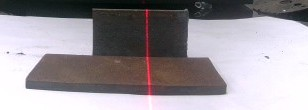
#> input picture inputs/calib_img_0.jpg, 308 x 110 px
$ python -i steger.py   (imports and definitions only)   (older library calls are emulated)
#> lines starting #> are read from the running program, lines starting #| are printed output that depends on the picture; after the words box and inside, x2 and y2 are one past the last pixel; in counts of white or black regions, pixels touching at a corner belong together
#> further down, picture is the input picture: shape (110, 308, 3); mean B, G, R 155.3, 149.8, 155.6
"""
Steger's Algorithm for Sub-Pixel Laser Stripe Center Extraction.

Uses second-order derivatives (Hessian matrix) to find ridge lines
in intensity images with sub-pixel accuracy.

At each pixel the 2×2 Hessian matrix of the image intensity is
formed from second-order Gaussian derivatives:

    H = [[Ixx, Ixy],
         [Ixy, Iyy]]

The eigenvector corresponding to the eigenvalue of largest absolute
value gives the direction *perpendicular* to the ridge.  A Taylor
expansion along this direction yields the sub-pixel offset:

    t = -(nx·Ix + ny·Iy) / (nx²·Ixx + 2·nx·ny·Ixy + ny²·Iyy)

A pixel is accepted as a ridge point when:
    * |t| < 0.5   (the offset lies within the pixel)
    * The larger eigenvalue exceeds a strength threshold.

All operations are fully vectorised with NumPy — no per-pixel Python
loops.

References:
    [1] Steger, C. (1998). An unbiased detector of curvilinear structures.
        IEEE TPAMI, 20(2), 113-125.
"""

from __future__ import annotations

import logging
from typing import Optional, Tuple

import cv2
import numpy as np

logger = logging.getLogger(__name__)


class StegerExtractor:
    """Sub-pixel ridge (laser-stripe centre) detector using Hessian analysis.

    Parameters
    ----------
    sigma : float
        Standard deviation of the Gaussian kernel used to compute
        image derivatives.  Controls the scale of the detected ridges.
    low_thresh : float
        Lower threshold on the absolute eigenvalue for ridge acceptance.
    high_thresh : float
        Upper threshold (not used for rejection — reserved for hysteresis
        linking in future extensions).
    """

    def __init__(
        self,
        sigma: float = 1.0,
        low_thresh: float = 0.5,
        high_thresh: float = 2.0,
    ) -> None:
        self.sigma = sigma
        self.low_thresh = low_thresh
        self.high_thresh = high_thresh

    # ------------------------------------------------------------------
    # Gaussian derivative computation
    # ------------------------------------------------------------------

    @staticmethod
    def _compute_derivatives(
        image: np.ndarray, sigma: float
    ) -> Tuple[np.ndarray, np.ndarray, np.ndarray, np.ndarray, np.ndarray]:
        """Compute first- and second-order Gaussian image derivatives.

        A Gaussian blur at scale *sigma* is applied first, then Sobel
        operators approximate the partial derivatives.

        Parameters
        ----------
        image : np.ndarray
            Single-channel float64 image.
        sigma : float
            Gaussian kernel standard deviation.

        Returns
        -------
        Ix, Iy : np.ndarray
            First-order partial derivatives.
        Ixx, Ixy, Iyy : np.ndarray
            Second-order partial derivatives.
        """
#> called with sigma = 1
        # Gaussian kernel size: must be odd and ≥ 6σ+1 for adequate support
        ksize = int(np.ceil(sigma * 6)) | 1  # ensure odd

        # Smooth first to set the derivative scale (Steger [1], §3)
        smoothed = cv2.GaussianBlur(
            image, (ksize, ksize), sigmaX=sigma, sigmaY=sigma
        )

        # First-order derivatives via Sobel (kernel size 3)
        Ix = cv2.Sobel(smoothed, cv2.CV_64F, 1, 0, ksize=3)
        Iy = cv2.Sobel(smoothed, cv2.CV_64F, 0, 1, ksize=3)

        # Second-order derivatives
        Ixx = cv2.Sobel(smoothed, cv2.CV_64F, 2, 0, ksize=3)
        Iyy = cv2.Sobel(smoothed, cv2.CV_64F, 0, 2, ksize=3)
        Ixy = cv2.Sobel(smoothed, cv2.CV_64F, 1, 1, ksize=3)

        return Ix, Iy, Ixx, Ixy, Iyy

    # ------------------------------------------------------------------
    # Hessian eigenvalue / eigenvector analysis (fully vectorised)
    # ------------------------------------------------------------------

    @staticmethod
    def _compute_hessian_eigenvalues(
        Ixx: np.ndarray, Ixy: np.ndarray, Iyy: np.ndarray
    ) -> Tuple[np.ndarray, np.ndarray, np.ndarray, np.ndarray]:
        """Compute Hessian eigenvalues and the principal eigenvector direction.

        For a symmetric 2×2 matrix [[a, b], [b, c]] the eigenvalues are:

            λ = 0.5 * (a + c ± sqrt((a - c)² + 4b²))

        The eigenvector for the larger |λ| gives the direction
        perpendicular to the ridge (nx, ny).

        Parameters
        ----------
        Ixx, Ixy, Iyy : np.ndarray
            Second-order derivative images (same shape).

        Returns
        -------
        eigenval_max : np.ndarray
            Absolute-value-larger eigenvalue at each pixel (ridge strength).
        nx, ny : np.ndarray
            Components of the unit eigenvector associated with *eigenval_max*.
        discriminant : np.ndarray
            sqrt((Ixx-Iyy)² + 4·Ixy²) — useful for diagnostics.
        """
        # Discriminant of the characteristic equation
        diff = Ixx - Iyy
        discriminant = np.sqrt(diff ** 2 + 4.0 * Ixy ** 2)

        # Two eigenvalues
        half_sum = 0.5 * (Ixx + Iyy)
        lambda1 = half_sum + 0.5 * discriminant
        lambda2 = half_sum - 0.5 * discriminant
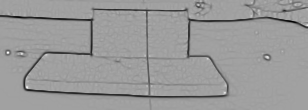
#> lambda2: shape (110, 308) float64; min -126.8, max 73.23, mean -5.8; drawn with min black and max white

        # Select the eigenvalue with the larger absolute value
        abs1 = np.abs(lambda1)
        abs2 = np.abs(lambda2)
        use_first = abs1 >= abs2
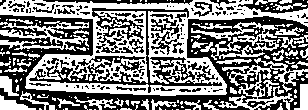
#> use_first: shape (110, 308) bool; 50% white; 161 black regions (122 under 20 px), largest, box (x1, y1, x2, y2) and area: (0, 15, 308, 110) 10038, (29, 8, 222, 93) 2849, (238, 0, 308, 14) 453

        eigenval_max = np.where(use_first, lambda1, lambda2)

        # Eigenvector for the selected eigenvalue:
        # For [[a, b],[b, c]], eigenvector for λ is proportional to
        #   (b, λ - a)  or equivalently  (λ - c, b)
        # We use (Ixy, λ - Ixx) and normalise.
        raw_nx = Ixy
        raw_ny = np.where(use_first, lambda1 - Ixx, lambda2 - Ixx)

        norm = np.sqrt(raw_nx ** 2 + raw_ny ** 2)
        # Avoid division by zero where the Hessian is isotropic
        safe_norm = np.where(norm > 1e-12, norm, 1.0)
        nx = raw_nx / safe_norm
        ny = raw_ny / safe_norm

        # Enforce eigenvector sign convention: nx >= 0
        # This ensures all profiles are sampled in a consistent direction
        flip_mask = nx < 0
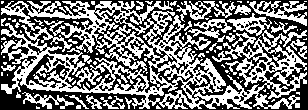
#> flip_mask: shape (110, 308) bool; 47.8% white; 100 white regions (72 under 20 px), largest, box (x1, y1, x2, y2) and area: (1, 1, 307, 109) 12544, (249, 1, 307, 26) 569, (176, 1, 236, 22) 458
        nx = np.where(flip_mask, -nx, nx)
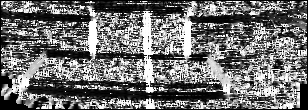
#> nx: shape (110, 308) float64; min 0, max 1, mean 0.437
        ny = np.where(flip_mask, -ny, ny)
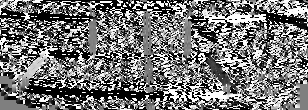
#> ny: shape (110, 308) float64; min -1, max 1, mean -0.0822; drawn with min black and max white

        return eigenval_max, nx, ny, discriminant

    # ------------------------------------------------------------------
    # Sub-pixel centre extraction
    # ------------------------------------------------------------------

    def extract_centers(
        self, image: np.ndarray, mask: Optional[np.ndarray] = None
    ) -> Tuple[np.ndarray, np.ndarray, np.ndarray]:
        """Extract sub-pixel ridge centres from a single-channel image.

        Implements the full Steger pipeline [1]:

        1. Compute Gaussian image derivatives (Ix, Iy, Ixx, Ixy, Iyy).
        2. At every pixel, build the Hessian and find the eigenvector
           (nx, ny) of the largest-magnitude eigenvalue.
        3. Compute the sub-pixel offset along (nx, ny):

               t = -(nx·Ix + ny·Iy) / (nx²·Ixx + 2·nx·ny·Ixy + ny²·Iyy)

        4. Accept the pixel if |t| < 0.5 **and** the eigenvalue magnitude
           exceeds ``low_thresh``.

        Parameters
        ----------
        image : np.ndarray
            Input image (grayscale, uint8 or float).
        mask : Optional[np.ndarray]
            Binary mask (same HxW). Only pixels where mask != 0 are evaluated.

        Returns
        -------
        x_coords : np.ndarray
            Sub-pixel x (column) coordinates of ridge points.
        y_coords : np.ndarray
            Sub-pixel y (row) coordinates of ridge points.
        strengths : np.ndarray
            Eigenvalue magnitude (ridge strength) at each point.
        """
        # Ensure float64 grayscale
        if image.ndim == 3:
            image = cv2.cvtColor(image, cv2.COLOR_BGR2GRAY)
        img = image.astype(np.float64)

        # Step 1: derivatives
        Ix, Iy, Ixx, Ixy, Iyy = self._compute_derivatives(img, self.sigma)

        # Step 2: Hessian eigenvalues / eigenvectors
        eigenval_max, nx, ny, _ = self._compute_hessian_eigenvalues(Ixx, Ixy, Iyy)

        # Step 3: sub-pixel offset along the principal direction
        #   t = -(nx·Ix + ny·Iy) / (nx²·Ixx + 2·nx·ny·Ixy + ny²·Iyy)
        numerator = -(nx * Ix + ny * Iy)
        denominator = nx ** 2 * Ixx + 2.0 * nx * ny * Ixy + ny ** 2 * Iyy

        # Guard against division by zero
        safe_denom = np.where(np.abs(denominator) > 1e-12, denominator, 1.0)
        t = numerator / safe_denom
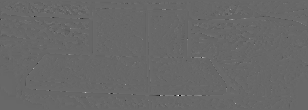
#> t: shape (110, 308) float64; min -172.7, max 249.7, mean 0; drawn with min black and max white

        # Step 4: acceptance criteria
        valid = np.abs(t) <= 0.5                            # sub-pixel constraint (ridge is within pixel)
#> valid: shape (110, 308) bool; 15.9% white in thin lines or dots
        valid &= np.abs(eigenval_max) > self.low_thresh     # ridge strength
        valid &= eigenval_max < 0                           # polarity check (ridge is a maximum, not a valley)
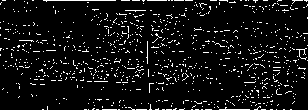
#> valid: shape (110, 308) bool; 6.8% white in thin lines or dots
        if mask is not None:
            valid &= mask.astype(bool)

        # Pixel grid coordinates
        rows, cols = np.where(valid)
#> rows = 2315 values from 0 to 109; cols = 2315 values, max 307 at index 191, min 0 at index 216, mean 163.4

        # Sub-pixel positions: shift the integer pixel by t·(nx, ny)
        x_sub = cols.astype(np.float64) + t[valid] * nx[valid]
#> x_sub has the same summary as cols
        y_sub = rows.astype(np.float64) + t[valid] * ny[valid]
#> y_sub = 2315 values, max 109 at index 2185, min 0 at index 0, mean 53.4
        strengths = np.abs(eigenval_max[valid])
#> strengths = 2315 values, max 95.65 at index 352, min 0.512 at index 4, mean 6.91

        logger.info("Steger extraction: %d ridge points found.", len(x_sub))
        return x_sub, y_sub, strengths

    # ------------------------------------------------------------------
    # Single-column extraction (compatibility API)
    # ------------------------------------------------------------------

    def extract_column_center(
        self,
        column_profile: np.ndarray,
        x_coord: float,
    ) -> Tuple[float, float]:
        """Extract the ridge centre from a single column intensity profile.

        This is a convenience wrapper for the fuzzy/adaptive pipeline that
        works on individual column profiles rather than full 2-D images.

        Parameters
        ----------
        column_profile : np.ndarray
            1-D intensity profile along one image column.
        x_coord : float
            The column (x) coordinate associated with this profile.

        Returns
        -------
        y_center : float
            Sub-pixel row coordinate of the ridge centre, or ``NaN`` if
            no valid ridge is found.
        confidence : float
            Ridge strength (absolute eigenvalue), or 0.0 on failure.
        """
        # Reshape the 1-D profile into a single-column image (H, 1)
        col_img = column_profile.astype(np.float64).reshape(-1, 1)

        x_sub, y_sub, strengths = self.extract_centers(col_img)

        if len(y_sub) == 0:
            return float("nan"), 0.0

        # If multiple ridge points found, pick the strongest
        best_idx = np.argmax(strengths)
        return float(y_sub[best_idx]), float(strengths[best_idx])

>>> import cv2
>>> picture = cv2.imread('../inputs/calib_img_0.jpg')
>>> result = StegerExtractor().extract_centers(picture)

$ run again, on inputs/calib_img_1.jpg
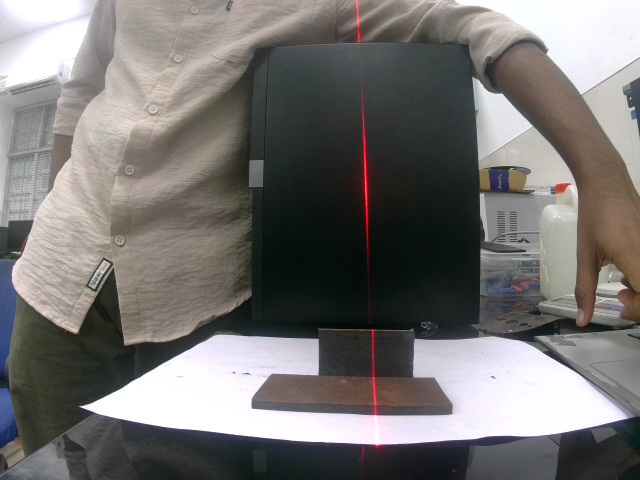
#> input picture inputs/calib_img_1.jpg, 640 x 480 px
#> picture is the input picture: shape (480, 640, 3); mean B, G, R 114, 115.8, 118.4
#> in _compute_hessian_eigenvalues, `use_first = abs1 >= abs2`:
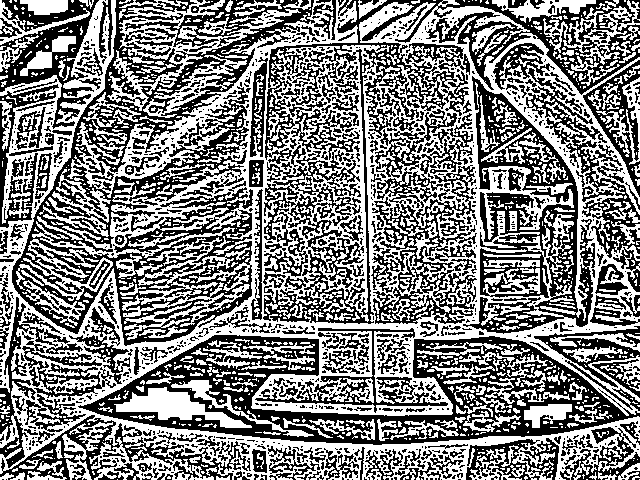
#> use_first: shape (480, 640) bool; 50.6% white; 1334 black regions (1009 under 20 px), largest, box (x1, y1, x2, y2) and area: (12, 0, 315, 346) 28448, (263, 0, 640, 324) 21381, (78, 335, 640, 445) 20799
#> flip_mask: shape (480, 640) bool; 48.4% white; 926 white regions (726 under 20 px), largest, box (x1, y1, x2, y2) and area: (1, 1, 639, 479) 116517, (1, 74, 77, 232) 3311, (465, 425, 639, 479) 3305
#> in extract_centers, `valid &= eigenval_max < 0`:
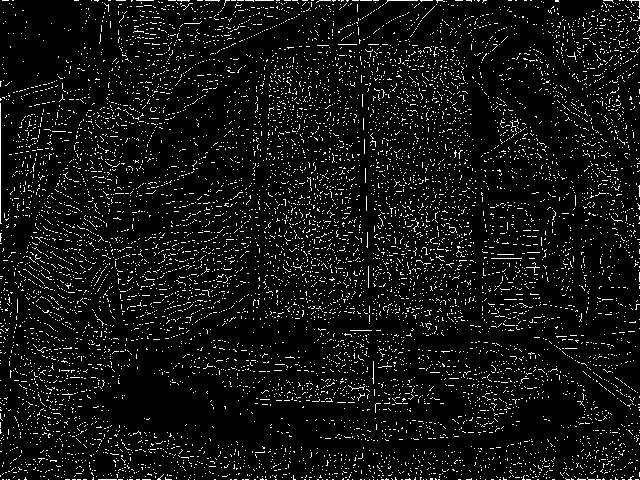
#> valid: shape (480, 640) bool; 6.7% white in thin lines or dots
